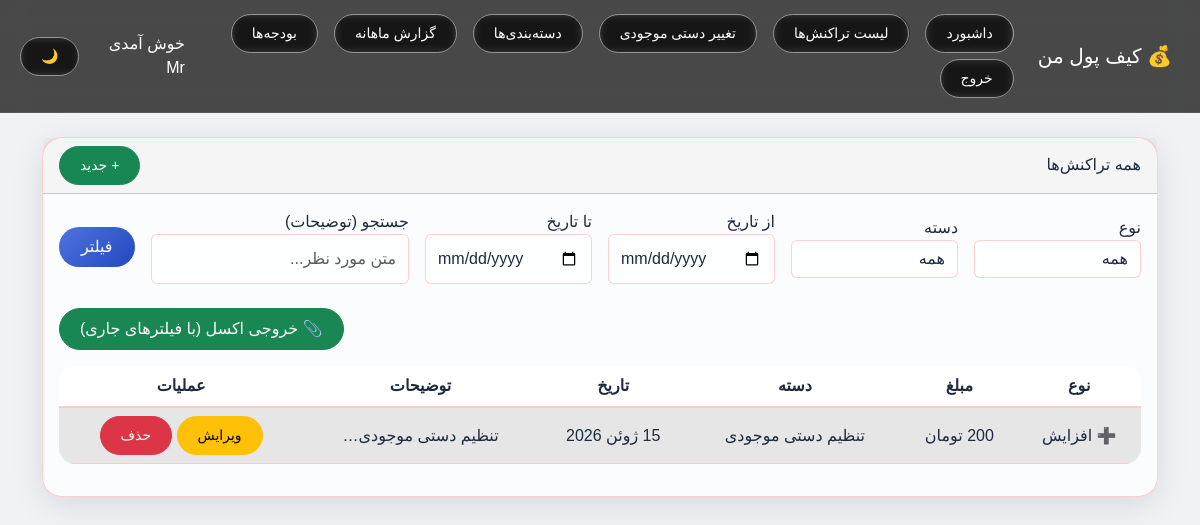
Screenshot of /transactions/ (signed in) with the database file from the repository.
### finance/models.py (models this page shows, shortened)
class Transaction(models.Model):
    TYPE_CHOICES = [
        ('topup', 'افزایش موجودی'),
        ('expense', 'خرج'),
    ]
    user = models.ForeignKey(User, on_delete=models.CASCADE, related_name='transactions')
    amount = models.PositiveIntegerField()  # مبلغ به تومان
    type = models.CharField(max_length=7, choices=TYPE_CHOICES)
    category = models.ForeignKey(Category, on_delete=models.SET_NULL, null=True, blank=True)
    date = models.DateField(auto_now_add=False, default=datetime.date.today)
    description = models.TextField(blank=True)
    created_at = models.DateTimeField(auto_now_add=True)

class Category(models.Model):
    name = models.CharField(max_length=50)
    user = models.ForeignKey(User, on_delete=models.CASCADE, related_name='categories')
    is_default = models.BooleanField(default=False)  # دسته پیش‌فرض سیستمی
    class Meta:
        unique_together = ('name', 'user')  # هر کاربر نمی‌تواند دو دسته با نام تکراری داشته باشد

### finance/views.py (the view)
# urls.py: path('transactions/', views.transaction_list, name='transaction_list'),
@login_required
def transaction_list(request):
    transactions = Transaction.objects.filter(user=request.user).order_by('-date', '-created_at')
    type_filter = request.GET.get('type')
    if type_filter and type_filter in ['topup', 'expense']:
        transactions = transactions.filter(type=type_filter)
    category_id = request.GET.get('category')
    if category_id:
        transactions = transactions.filter(category_id=category_id)
    from_date = request.GET.get('from_date')
    to_date = request.GET.get('to_date')
    if from_date:
        transactions = transactions.filter(date__gte=from_date)
    if to_date:
        transactions = transactions.filter(date__lte=to_date)
    search_text = request.GET.get('search')
    if search_text:
        transactions = transactions.filter(Q(description__icontains=search_text))
    categories = Category.objects.filter(user=request.user)
    context = {
        'transactions': transactions,
        'categories': categories,
        'type_filter': type_filter,
        'category_id': category_id,
        'from_date': from_date,
        'to_date': to_date,
        'search_text': search_text,
    }
    return render(request, 'finance/transaction_list.html', context)

### finance/templatetags/filters.py (called while the page is built)
@register.filter
def intcomma(value):
    try:
        value = int(value)
        return f"{value:,}"
    except (ValueError, TypeError):
        return value

### templates/finance/transaction_list.html (shortened to what this page needs)
{% extends 'base.html' %}
{% load filters %}
{% block content %}
<div class="card">
    <div class="card-header">
        همه تراکنش‌ها
        <button type="button" class="btn btn-sm btn-success float-start" data-bs-toggle="modal" data-bs-target="#addTransactionModal">
            + جدید
        </button>
    </div>
    <div class="card-body">
        <form method="get" class="row g-3 mb-4">
            <div class="col-md-2">
                <label>نوع</label>
                <select name="type" class="form-select">
                    <option value="">همه</option>
                </select>
            </div>
            <div class="col-md-2">
                <label>دسته</label>
                <select name="category" class="form-select">
                    <option value="">همه</option>
                </select>
            </div>
            <div class="col-md-2">
                <label>از تاریخ</label>
                <input type="date" name="from_date" class="form-control" value="{{ from_date|default:'' }}">
            </div>
            <div class="col-md-2">
                <label>تا تاریخ</label>
                <input type="date" name="to_date" class="form-control" value="{{ to_date|default:'' }}">
            </div>
            <div class="col-md-3">
                <label>جستجو (توضیحات)</label>
                <input type="text" name="search" class="form-control" placeholder="متن مورد نظر..." value="{{ search_text|default:'' }}">
            </div>
            <div class="col-md-1 d-flex align-items-end">
                <button type="submit" class="btn btn-primary w-100">فیلتر</button>
            </div>
        </form>
        <div class="d-flex justify-content-end mb-3">
            <a href="{% url 'export_excel' %}?{{ request.GET.urlencode }}" class="btn btn-success">
                📎 خروجی اکسل (با فیلترهای جاری)
            </a>
        </div>
        <div class="table-responsive">
            <table class="table table-striped">
                <thead>
                    <tr>
                        <th>نوع</th><th>مبلغ</th><th>دسته</th><th>تاریخ</th><th>توضیحات</th><th>عملیات</th>
                    </tr>
                </thead>
                <tbody>
                    {% for t in transactions %}
                    <tr>
                        <td>{% if t.type == 'topup' %}➕ افزایش{% else %}➖ خرج{% endif %}</td>
                        <td>{{ t.amount|intcomma }} تومان</td>
                        <td>{{ t.category.name|default:"بدون دسته" }}</td>
                        <td>{{ t.date }}</td>
                        <td>
                            <span class="clickable-description" data-fulltext="{{ t.description }}" style="cursor: pointer;">
                                {{ t.description|truncatechars:18 }}
                            </span>
                        </td>
                        <td>
                            <button type="button" class="btn btn-sm btn-warning" data-bs-toggle="modal" data-bs-target="#editTransactionModal"
                                    data-id="{{ t.id }}"
                                    data-type="{{ t.type }}"
                                    data-amount="{{ t.amount }}"
                                    data-category="{{ t.category.id|default:'' }}"
                                    data-date="{{ t.date|date:'Y-m-d' }}"
                                    data-description="{{ t.description|escapejs }}">
                                ویرایش
                            </button>
                            <button type="button" class="btn btn-sm btn-danger" data-bs-toggle="modal" data-bs-target="#deleteTransactionModal"
                                    data-id="{{ t.id }}"
                                    data-title="{{ t.title }}">
                                حذف
                            </button>
                        </td>
                    </tr>
                    {% empty %}
                    <tr><td colspan="6">هیچ تراکنشی با این فیلترها یافت نشد.</td></tr>
                    {% endfor %}
                </tbody>
            </table>
        </div>
    </div>
</div>
{% endblock %}

### templates/base.html (shortened to what this page needs)
{% load static %}
<!DOCTYPE html>
<html dir="rtl" lang="fa">
<head>
    <link href="{% static 'css/bootstrap.min.css' %}" rel="stylesheet">
    <link href="{% static 'css/bootstrap.rtl.css' %}" rel="stylesheet">
    <link href="{% static 'css/custom.css' %}" rel="stylesheet">
    <link rel="stylesheet" href="https://cdnjs.cloudflare.com/ajax/libs/font-awesome/6.0.0-beta3/css/all.min.css">
    <link href="https://cdn.jsdelivr.net/gh/rastikerdar/vazir-font@v30.1.0/dist/font-face.css" rel="stylesheet" type="text/css" />
</head>
<body>
    <nav class="navbar navbar-expand-lg navbar-dark bg-primary">
        <div class="container-fluid">
            <a class="navbar-brand" href="/">💰 کیف پول من</a>
            <div class="collapse navbar-collapse" id="mainNavbarCollapse">
                <div class="ms-auto">
                    {% if user.is_authenticated %}
                        <a href="{% url 'dashboard' %}" class="btn btn-outline-light btn-sm ms-2">داشبورد</a>
                        <a href="{% url 'transaction_list' %}" class="btn btn-outline-light btn-sm ms-2">لیست تراکنش‌ها</a>
                        <a href="{% url 'manual_adjust' %}" class="btn btn-outline-light btn-sm ms-2">تغییر دستی موجودی</a>
                        <a href="{% url 'category_list' %}" class="btn btn-outline-light btn-sm ms-2">دسته‌بندی‌ها</a>
                        <a href="{% url 'monthly_report' %}" class="btn btn-outline-light btn-sm ms-2">گزارش ماهانه</a>
                        <a href="{% url 'budget_list' %}" class="btn btn-outline-light btn-sm ms-2">بودجه‌ها</a>
                        <form action="{% url 'logout' %}" method="post" style="display: inline;">
                            <button type="submit" class="btn btn-outline-light btn-sm ms-2">خروج</button>
                        </form>
                    {% else %}
                        <a href="{% url 'login' %}" class="btn btn-outline-light btn-sm">ورود</a>
                        <a href="{% url 'signup' %}" class="btn btn-outline-light btn-sm ms-2">ثبت‌نام</a>
                    {% endif %}
                </div>
                <div class="welcome-theme">
                    {% if user.is_authenticated %}
                        <span class="navbar-text text-white">خوش آمدی {{ user.username }}</span>
                    {% endif %}
                    <button id="themeToggle" class="btn btn-outline-light btn-sm ms-2">
                    </button>
                </div>
            </div>
        </div>
    </nav>
    <div class="container mt-4">
        {% block content %}
        {% endblock %}
    </div>
</body>
</html>

### static/css/custom.css (style rules this page uses)
:root { --bg-color: #f0f2f5; --card-bg: rgba(255, 255, 255, 0.75); --card-border: rgba(255, 162, 162, 0.5); --text-color: #1e2a3e; --text-muted: #4a5568; --shadow: 0 8px 32px rgba(0, 0, 0, 0.1); --blur: blur(10px); --transition: all 0.3s ease; }
body { background: var(--bg-color) !important; color: var(--text-color) !important; transition: background 0.3s, color 0.3s; font-family: 'Vazir', 'Tahoma', sans-serif; min-height: 100vh; }
.card { background: var(--card-bg) !important; backdrop-filter: var(--blur); -webkit-backdrop-filter: var(--blur); border: 1px solid var(--card-border); border-radius: 20px !important; box-shadow: var(--shadow); color: var(--text-color) !important; }
.card-header { align-items: baseline; display: flex; flex-wrap: wrap; justify-content: space-between; }
.table tbody tr { transition: all 0.2s ease; }
.btn { border-radius: 40px !important; padding: 8px 20px; transition: var(--transition); backdrop-filter: blur(5px); }
.btn-primary { background: linear-gradient(135deg, #4e73df, #224abe); border: none; }
.table { background: var(--card-bg); backdrop-filter: var(--blur); border-radius: 16px; overflow: hidden; color: var(--text-color); }
.table td, .table th { background: transparent !important; color: var(--text-color); border-color: var(--card-border); }
.table-striped > tbody > tr:nth-of-type(odd) > * { background-color: rgba(0, 0, 0, 0.05) !important; }
.table thead th { background: rgba(0, 0, 0, 0.05); border-bottom-width: 2px; font-weight: 600; }
.navbar { background: rgba(0, 0, 0, 0.7) !important; backdrop-filter: blur(12px); border-bottom: 1px solid rgba(255, 255, 255, 0.1); }
.navbar .navbar-brand, .navbar .navbar-text, .navbar .nav-link { color: white !important; }
.navbar .btn-outline-light { color: white; margin: 0.2rem; border-color: rgba(255,255,255,0.5); }
.card { animation: fadeInUp 0.6s ease-out; }
.form-label, label, .form-control, .form-select { color: var(--text-color); }
.form-control, .form-select { background: var(--card-bg); border: 1px solid var(--card-border); }
.form-select { border: 1px solid var(--card-border); }
.table td, .table th { text-align: center !important; vertical-align: middle !important; }
.row { align-items: center; }
#themeToggle { margin: 1rem; }
.navbar-brand, .navbar-text { margin: 1rem; }
.table-responsive { overflow-x: auto; -webkit-overflow-scrolling: touch; }
.welcome-theme { display: flex; justify-content: space-between; }
@media (min-width: 992px) { .navbar-collapse .ms-auto { display: flex; align-items: center; flex-wrap: wrap; } }
@media (min-width: 992px) { .navbar-collapse > div:not(.ms-auto) { display: inline-flex; align-items: center; margin-right: 0.5rem; } }
.card { backdrop-filter: blur(10px); background: var(--card-bg); border: 1px solid var(--card-border); border-radius: 20px !important; animation: fadeInUp 0.6s ease-out; }
.form-control { background: var(--card-bg); border: 1px solid var(--card-border); padding: 0.75rem; }

### templates/base.html (style rules this page uses)
body { font-family: 'Vazir', 'Tahoma', sans-serif; }

### rows the page displays
Transaction: type "➕ افزایش", amount "200", category.name "تنظیم دستی موجودی", date "15 ژوئن 2026", description "تنظیم دستی موجودی…"

### other values shown
{{ user.username }} "Mr"
